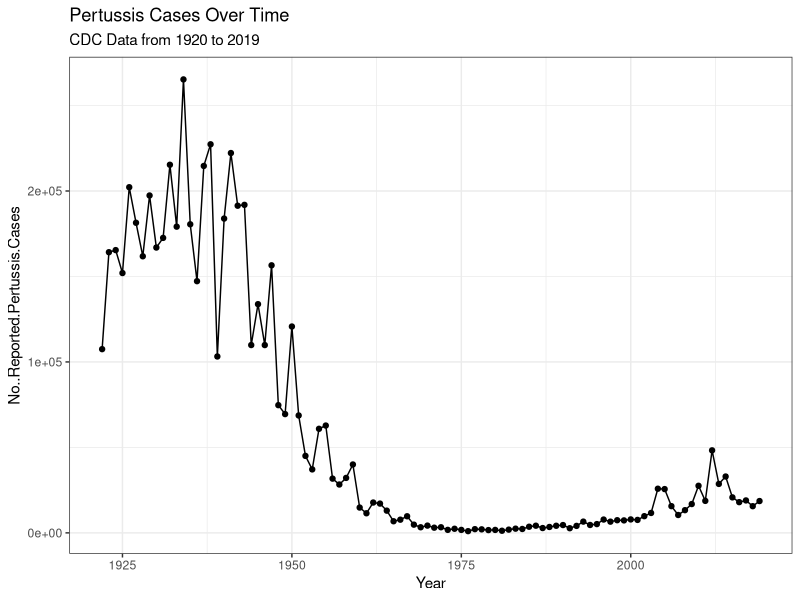
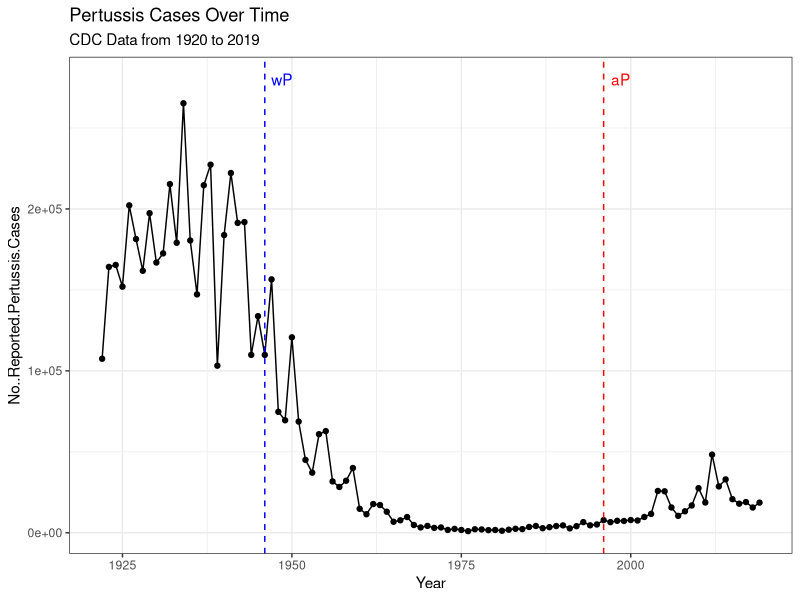

Write R code to recreate these figures, in order. (Note: this script raises an error after producing the figures.)
## ---- chunk 1
#library(addin)
## ---- chunk 2
cdc <- data.frame(
                                 Year = c(1922L,1923L,1924L,1925L,
                                          1926L,1927L,1928L,1929L,1930L,1931L,
                                          1932L,1933L,1934L,1935L,1936L,
                                          1937L,1938L,1939L,1940L,1941L,1942L,
                                          1943L,1944L,1945L,1946L,1947L,
                                          1948L,1949L,1950L,1951L,1952L,
                                          1953L,1954L,1955L,1956L,1957L,1958L,
                                          1959L,1960L,1961L,1962L,1963L,
                                          1964L,1965L,1966L,1967L,1968L,1969L,
                                          1970L,1971L,1972L,1973L,1974L,
                                          1975L,1976L,1977L,1978L,1979L,1980L,
                                          1981L,1982L,1983L,1984L,1985L,
                                          1986L,1987L,1988L,1989L,1990L,
                                          1991L,1992L,1993L,1994L,1995L,1996L,
                                          1997L,1998L,1999L,2000L,2001L,
                                          2002L,2003L,2004L,2005L,2006L,2007L,
                                          2008L,2009L,2010L,2011L,2012L,
                                          2013L,2014L,2015L,2016L,2017L,2018L,
                                          2019L),
         No..Reported.Pertussis.Cases = c(107473,164191,165418,152003,
                                          202210,181411,161799,197371,
                                          166914,172559,215343,179135,265269,
                                          180518,147237,214652,227319,103188,
                                          183866,222202,191383,191890,109873,
                                          133792,109860,156517,74715,69479,
                                          120718,68687,45030,37129,60886,
                                          62786,31732,28295,32148,40005,
                                          14809,11468,17749,17135,13005,6799,
                                          7717,9718,4810,3285,4249,3036,
                                          3287,1759,2402,1738,1010,2177,2063,
                                          1623,1730,1248,1895,2463,2276,
                                          3589,4195,2823,3450,4157,4570,
                                          2719,4083,6586,4617,5137,7796,6564,
                                          7405,7298,7867,7580,9771,11647,
                                          25827,25616,15632,10454,13278,
                                          16858,27550,18719,48277,28639,32971,
                                          20762,17972,18975,15609,18617)
       )

head(cdc)
## ---- chunk 3
library(ggplot2)

p <- ggplot(cdc, aes(Year, No..Reported.Pertussis.Cases)) + 
  geom_point() + 
  geom_line() + 
  theme_bw() + 
  labs(title = "Pertussis Cases Over Time",
       subtitle = "CDC Data from 1920 to 2019")

p
## ---- chunk 4
p + geom_vline(xintercept = 1946, color = "blue", linetype = 2) +
  geom_vline(xintercept = 1996, color = "red", linetype = 2) +
  annotate("text", x=1948.5, y=280000, label="wP", color = "blue") +
  annotate("text", x=1998.5, y=280000, label="aP", color = "red")

## ---- chunk 5
library(jsonlite)
subject <- read_json("https://www.cmi-pb.org/api/subject", simplifyVector = TRUE)

head(subject)
## ---- chunk 6
table(subject$infancy_vac)
## ---- chunk 7
table(subject$biological_sex)
## ---- chunk 8
table(subject$race, subject$biological_sex)
## ---- chunk 9
library(lubridate)

subject$age <- time_length (today() - ymd(subject$year_of_birth), "years")
## ---- chunk 10
subject$age
## ---- chunk 11
library(tidyverse)
## ---- chunk 12
ap <- subject %>% filter(infancy_vac == "aP")
wp <- subject %>% filter(infancy_vac == "wP")

mean(ap$age)
mean(wp$age)
## ---- chunk 13
t.test(ap$age, wp$age)
## ---- chunk 14
subject$age_at_boost <- time_length(ymd(subject$date_of_boost) - ymd(subject$year_of_birth), "years")

head(subject$age_at_boost)
## ---- chunk 15
ggplot(subject) +
  aes(age,
      fill=as.factor(infancy_vac)) +
  geom_histogram(show.legend=FALSE) +
  facet_wrap(vars(infancy_vac), nrow=2) 
## ---- chunk 16
specimen <- read_json("https://www.cmi-pb.org/api/specimen", simplifyVector = TRUE) 
titer <- read_json("https://www.cmi-pb.org/api/ab_titer", simplifyVector = TRUE) 
## ---- chunk 17
meta <- inner_join(specimen, subject)
dim(meta)
## ---- chunk 18
abdata <- inner_join(titer, meta)
dim(abdata)
## ---- chunk 19
table(abdata$isotype)
## ---- chunk 20
table(abdata$visit)

## ---- chunk 21
ig1 <- abdata %>% filter(isotype == "IgG1", visit!=8)
head(ig1)
## ---- chunk 22
ggplot(ig1) +
  aes(MFI, antigen) +
  geom_boxplot() + 
  facet_wrap(vars(visit), nrow=2) +
  theme(axis.text.x = element_blank())
## ---- chunk 23
ggplot(ig1) +
  aes(MFI, antigen, col=infancy_vac ) +
  geom_boxplot(show.legend = FALSE) + 
  facet_wrap(vars(infancy_vac, visit), nrow=2)
## ---- chunk 24
filter(ig1, antigen=="Measles") %>%
  ggplot() +
  aes(MFI, col=infancy_vac) +
  geom_boxplot(show.legend = TRUE) +
  facet_wrap(vars(visit)) +
  theme_bw()
## ---- chunk 25
filter(ig1, antigen=="FIM2/3") %>%
  ggplot() +
  aes(MFI, col=infancy_vac) +
  geom_boxplot(show.legend = TRUE) +
  facet_wrap(vars(visit)) +
  theme_bw()
## ---- chunk 26
url <- "https://www.cmi-pb.org/api/v2/rnaseq?versioned_ensembl_gene_id=eq.ENSG00000211896.7"

rna <- read_json(url, simplifyVector = TRUE)
ssrna <- inner_join(rna, meta)
## ---- chunk 27
ggplot(ssrna) +
  aes(visit, tpm,group=subject_id) +
  geom_point() +
  geom_line(alpha=0.2)
